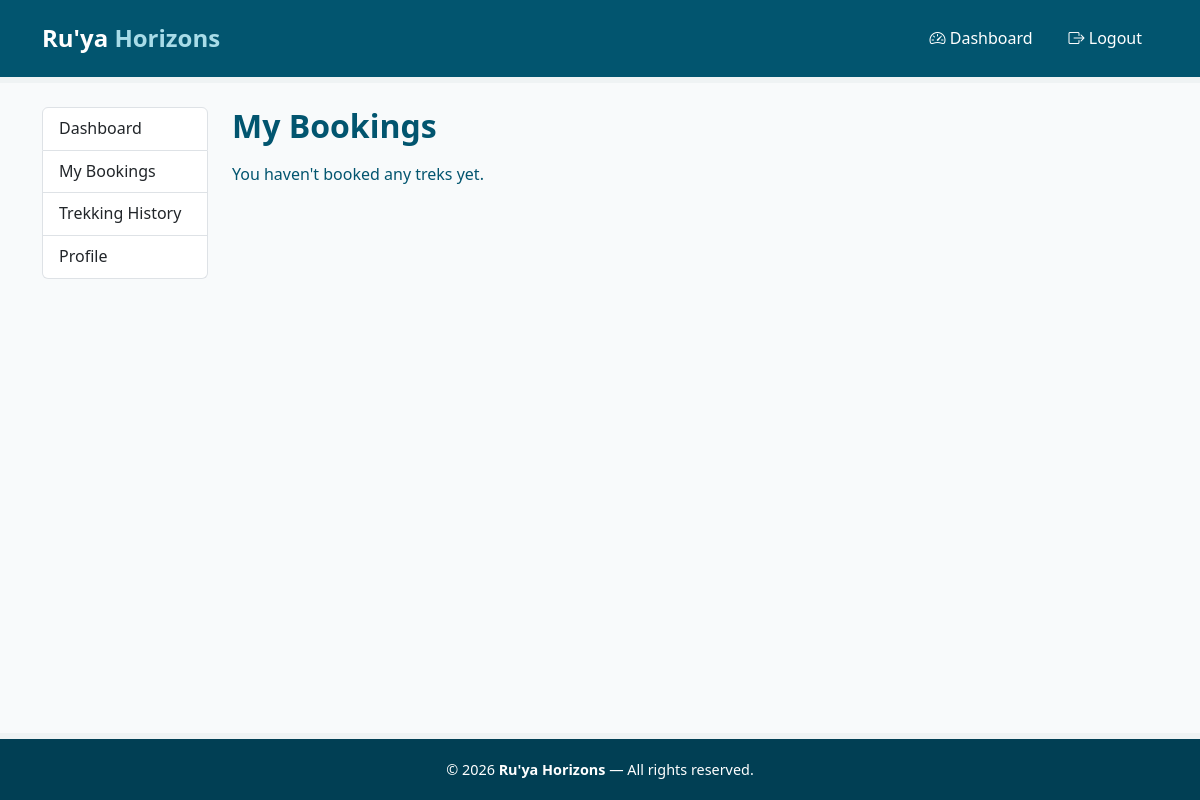
Page /user/bookings (signed in) on the earlier database version.
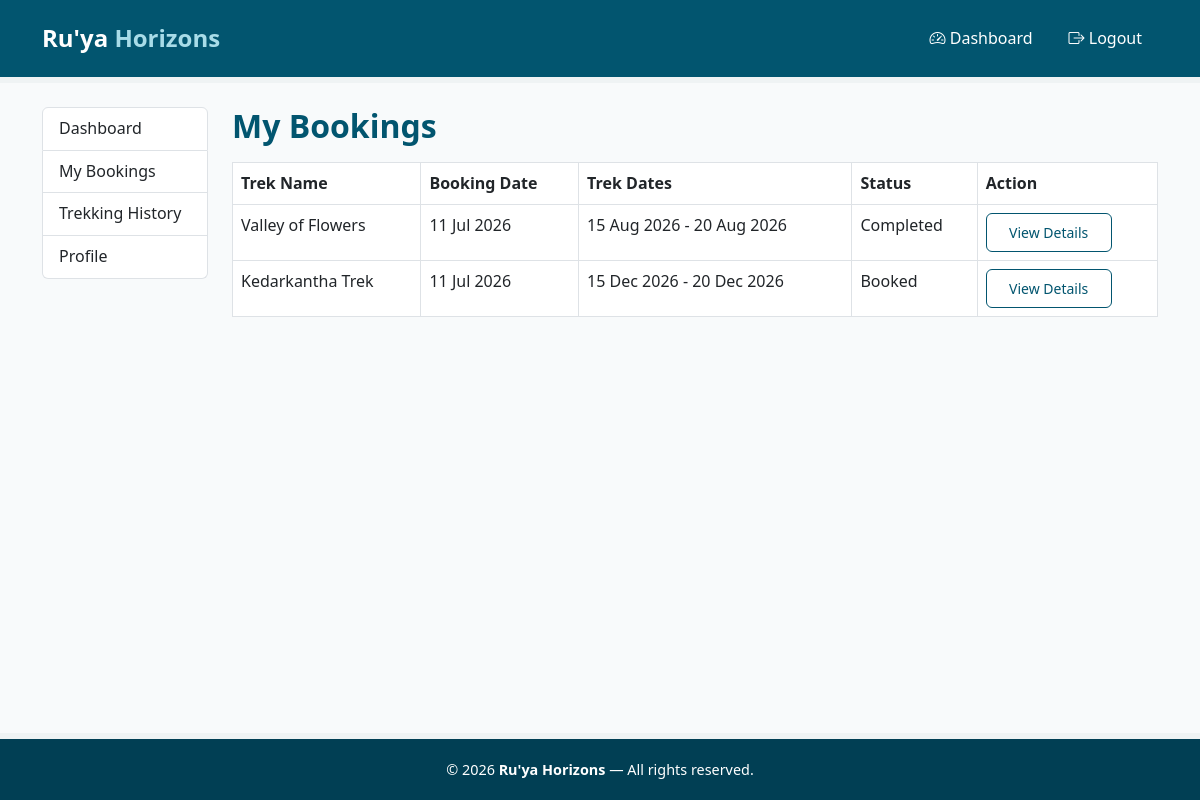
Same page on the later database version.
### models.py (models this page shows)
class Booking(db.Model):
    __tablename__ = 'booking'
    id = db.Column(db.Integer, primary_key=True)
    user_id = db.Column(db.Integer, db.ForeignKey('user.id'), nullable=False)
    trek_id = db.Column(db.Integer, db.ForeignKey('trek.id'), nullable=False)
    booking_date = db.Column(db.DateTime, default=datetime.utcnow)
    status = db.Column(db.String(50), default='Booked') # booked, cancelled, completed

class Trek(db.Model):
    __tablename__ = 'trek'
    id = db.Column(db.Integer, primary_key=True)
    name = db.Column(db.String(150), nullable=False)
    location = db.Column(db.String(150), nullable=False)
    difficulty = db.Column(db.String(50), nullable=False)
    duration = db.Column(db.Integer, nullable=False)
    total_slots = db.Column(db.Integer, nullable=False)
    available_slots = db.Column(db.Integer, nullable=False)
    status = db.Column(db.String(50), default='Pending') # pending, approved, open, closed, completed
    start_date = db.Column(db.Date, nullable=False)
    end_date = db.Column(db.Date, nullable=False)
    description = db.Column(db.Text, nullable=False)
    price = db.Column(db.Float, nullable=False)
    assigned_staff_id = db.Column(db.Integer, db.ForeignKey('staff.id'), nullable=True)
    bookings = db.relationship('Booking', backref='trek', lazy=True)

### app.py (the view)
@app.route('/user/bookings')
@login_required
def user_my_bookings():
    if current_user.role != 'trekker':
        return "Access denied: Trekkers only", 403
    bookings = Booking.query.filter_by(user_id=current_user.id) \
                             .order_by(Booking.booking_date.desc()).all()
    return render_template('user_my_bookings.html', bookings=bookings)

### app.py (called while the page is built)
@login_manager.user_loader
def load_user(user_id):
    return User.query.get(int(user_id))

### templates/user_my_bookings.html (shortened to what this page needs)
{% extends "base.html" %}
{% block content %}
<div class="container my-4">
    <div class="row">
        {% include "user_sidebar.html" %}
        <div class="col-md-9 col-lg-10">
            <h2 class="page-heading">My Bookings</h2>
            {% if bookings %}
            <table class="table table-bordered mt-3">
                <thead>
                    <tr>
                        <th>Trek Name</th>
                        <th>Booking Date</th>
                        <th>Trek Dates</th>
                        <th>Status</th>
                        <th>Action</th>
                    </tr>
                </thead>
                <tbody>
                    {% for booking in bookings %}
                    <tr>
                        <td>{{ booking.trek.name }}</td>
                        <td>{{ booking.booking_date.strftime('%d %b %Y') }}</td>
                        <td>{{ booking.trek.start_date.strftime('%d %b %Y') }} - {{ booking.trek.end_date.strftime('%d %b %Y') }}</td>
                        <td>{{ booking.status }}</td>
                        <td>
                            <a href="{{ url_for('user_trek_details', trek_id=booking.trek.id) }}"
                               class="btn btn-sm btn-outline-primary">View Details</a>
                        </td>
                    </tr>
                    {% endfor %}
                </tbody>
            </table>
            {% else %}
            <p class="mt-3">You haven't booked any treks yet.</p>
            {% endif %}
        </div>
    </div>
</div>
{% endblock %}

### templates/base.html (shortened to what this page needs)
<!DOCTYPE html>
<html lang="en">
<head>
    <link href="https://cdn.jsdelivr.net/npm/bootstrap@5.3.0/dist/css/bootstrap.min.css" rel="stylesheet">
    <link href="https://cdn.jsdelivr.net/npm/bootstrap-icons@1.10.5/font/bootstrap-icons.css" rel="stylesheet">
    <link rel="stylesheet" href="{{ url_for('static', filename='style.css') }}">
</head>
<body class="d-flex flex-column min-vh-100">
    <nav class="navbar">
        <div class="container">
            <a class="navbar-brand" href="{{ url_for('index') }}">
                Ru'ya <span>Horizons</span>
            </a>
            <ul class="navbar-nav ms-auto d-flex flex-row align-items-center gap-1">
                {% if current_user.is_authenticated %}
                {% if current_user.role == 'admin' %}
                <li class="nav-item">
                    <a class="nav-link" href="{{ url_for('admin_dashboard') }}">
                        <i class="bi bi-speedometer2"></i> Dashboard
                    </a>
                </li>
                {% elif current_user.role == 'trek_staff' %}
                <li class="nav-item">
                    <a class="nav-link" href="{{ url_for('staff_dashboard') }}">
                        <i class="bi bi-speedometer2"></i> Dashboard
                    </a>
                </li>
                {% else %}
                <li class="nav-item">
                    <a class="nav-link" href="{{ url_for('user_dashboard') }}">
                        <i class="bi bi-speedometer2"></i> Dashboard
                    </a>
                </li>
                {% endif %}
                <li class="nav-item">
                    <a class="nav-link" href="{{ url_for('logout') }}">
                        <i class="bi bi-box-arrow-right"></i> Logout
                    </a>
                </li>
                {% endif %}
            </ul>
        </div>
    </nav>
    <main class="flex-grow-1">
        {% block content %}{% endblock %}
    </main>
    <footer class="footer">
        <div class="container">
            <p class="mb-0">
                &copy; 2026 <strong>Ru'ya Horizons</strong> &mdash; All rights reserved.
            </p>
        </div>
    </footer>
</body>
</html>

### templates/user_sidebar.html
<div class="col-md-3 col-lg-2">
    <div class="list-group">
        <a href="{{ url_for('user_dashboard') }}" class="list-group-item list-group-item-action">Dashboard</a>
        <a href="{{ url_for('user_my_bookings') }}" class="list-group-item list-group-item-action">My Bookings</a>
        <a href="{{ url_for('user_trekking_history') }}" class="list-group-item list-group-item-action">Trekking History</a>
        <a href="{{ url_for('user_profile') }}" class="list-group-item list-group-item-action">Profile</a>
    </div>
</div>

### static/style.css (style rules this page uses)
* { margin: 0; padding: 0; box-sizing: border-box; }
body { font-family: 'Segoe UI', Tahoma, Geneva, Verdana, sans-serif; color: #02556f; background-color: #f8fafb; line-height: 1.6; }
a { text-decoration: none; color: #02556f; }
.navbar { background-color: #02556f !important; padding: 0.9rem 1.5rem; border-bottom: 6px solid #eff3f4; position: sticky; top: 0; z-index: 100; }
.navbar-brand { font-size: 1.5rem; font-weight: 700; color: #ffffff !important; }
.navbar-brand span { color: #a8dce8; }
.navbar-nav .nav-link { color: #ffffff !important; font-weight: 500; padding: 0.4rem 1rem !important; }
.btn-outline-primary { border: 1px solid #02556f; color: #02556f; font-weight: 500; padding: 0.5rem 1.4rem; border-radius: 6px; }
.footer { background-color: #013f54; color: #ffffff; text-align: center; padding: 1.2rem 0; font-size: 0.9rem; margin-top: auto; border-top: 6px solid #eff3f4; }
.page-heading { color: #02556f; font-weight: 700; }

Differences in the rows shown:
added Booking: trek.name "Valley of Flowers", booking_date "11 Jul 2026", trek.start_date "15 Aug 2026", trek.end_date "20 Aug 2026", status "Completed"
added Booking: trek.name "Kedarkantha Trek", booking_date "11 Jul 2026", trek.start_date "15 Dec 2026", trek.end_date "20 Dec 2026", status "Booked"
Other differences:
text no longer shown: "You haven't booked any treks yet."
text now shown: "Trek Name Booking Date Trek Dates Status Action"
